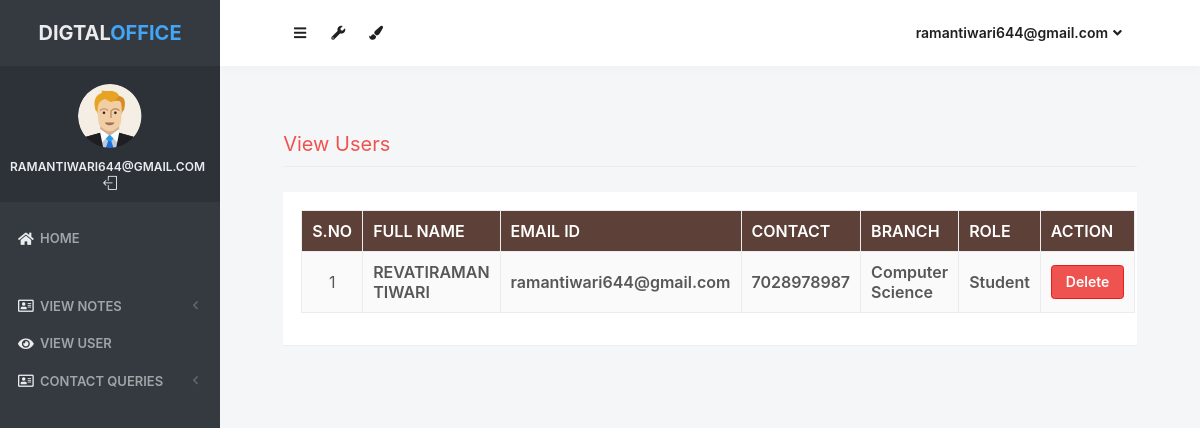
The page /view_users (signed in) on the database its author committed.
### notes/models.py (models this page shows, shortened)
class Signup(models.Model):
    user = models.ForeignKey(User,on_delete=models.CASCADE)
    contact = models.CharField(max_length=10)
    branch = models.CharField(max_length=30)
    role = models.CharField(max_length=15)

### notes/views.py (the view)
# urls.py: path('view_users', view_users, name='view_users'),
def view_users(request):
    if not request.user.is_authenticated:
        return redirect('login_admin')
    users = Signup.objects.all()
    d = {'users':users}
    return render(request,'view_users.html',d)

### notes/templates/view_users.html (shortened to what this page needs)
{% load static %}
<html lang="en" class="no-focus">
    <head>
        <link rel="stylesheet" href="{% static 'js/plugins/datatables/dataTables.bootstrap4.min.css' %}">
        <link rel="stylesheet" id="css-main" href="{% static 'css1/codebase.min.css' %}">
    </head>
    <body>
        <div id="page-container" class="sidebar-o sidebar-inverse side-scroll page-header-fixed main-content-narrow">
         {% include "sidebar.html" %}
            {% include "admin_nav.html" %}
            <main id="main-container">
                <div class="content">
                    <h2 class="content-heading text-danger">View Users</h2>
                    <div class="block">
                        <div class="block-content block-content-full">
                            <table class="table table-bordered table-striped table-vcenter js-dataTable-full-pagination" style="width:100%">
                                <thead class="text-white" style="background-color : #5d4037;">
                                    <tr>
                                        <th class="text-center">S.No</th>
                                        <th class="d-none d-sm-table-cell">Full Name</th>
                                        <th class="d-none d-sm-table-cell">Email ID</th>
                                        <th class="d-none d-sm-table-cell">Contact</th>
                                        <th class="d-none d-sm-table-cell">Branch</th>
                                        <th class="d-none d-sm-table-cell">Role</th>
                                        <th class="d-none d-sm-table-cell" style="width: 15%;">Action</th>
                                    </tr>
                                </thead>
                                {% for i in users %}
                                <tbody>
                                    <tr>
                                        <td class="text-center">{{forloop.counter}}</td>
                                        <td class="font-w600">{{i.user.first_name}} {{i.user.last_name}}</td>
					                    <td class="font-w600">{{i.user.username}}</td>
					                    <td class="font-w600">{{i.contact}}</td>
					                    <td class="font-w600">{{i.branch}}</td>
					                    <td class="font-w600">{{i.role}}</td>
					                    <td class="font-w600"><a href="{% url 'delete_users' i.user.id %}" class="btn btn-danger" onclick="return confirm('Are your sure to Delete ?')">Delete</a></td>
					                </tr>
                                        {% endfor %}
                                </tbody>
                            </table>
                        </div>
                    </div>
                </div>
            </main>
        </div>
 <link rel="stylesheet" href="https://use.fontawesome.com/releases/v5.6.3/css/all.css">
    </body>
</html>

### notes/templates/sidebar.html (shortened to what this page needs)
{% load static %}
   <nav id="sidebar">
                <div id="sidebar-scroll">
                    <div class="sidebar-content">
                        <div class="content-header content-header-fullrow px-15">
                            <div class="content-header-section text-center align-parent sidebar-mini-hidden">
                                <div class="content-header-item">
                                    <a class="link-effect font-w700" href="{% url 'admin_home' %}">
                                           <span class="font-size-xl text-dual-primary-dark">DIGTAL</span><span class="font-size-xl text-primary">OFFICE</span>
                                    </a>
                                </div>
                            </div>
                        </div>
                        <div class="content-side content-side-full content-side-user px-10 align-parent">
                            <div class="sidebar-mini-hidden-b text-center">
                                <a class="img-link" href="be_pages_generic_profile.html">
                                    <img class="img-avatar" src="{% static 'img/avatars/user1.png' %}" alt="">
                                </a>
                                <ul class="list-inline mt-10">
                                    <li class="list-inline-item">
                                        <a class="link-effect text-dual-primary-dark font-size-xs font-w600 text-uppercase" href="{% url 'admin_home' %}">{{ request.user.username }}</a>
                                    </li>
                                    <li class="list-inline-item">
                                        <a class="link-effect text-dual-primary-dark" href="{% url 'logout' %}">
                                            <i class="si si-logout"></i>
                                        </a>
                                    </li>
                                </ul>
                            </div>
                        </div>
                        <div class="content-side content-side-full">
                            <ul class="nav-main">
                                <li class="open">
                                    <a href="{% url 'admin_home' %}"><i class="fas fa-home"></i><span class="sidebar-mini-hide">Home</span></a>
                                </li>
                                <li class="nav-main-heading"><span class="sidebar-mini-visible">UI</span></li>
                                <li>
                                    <a class="nav-submenu" data-toggle="nav-submenu"><i class="far fa-address-card"></i>View Notes</a>
                                </li>
                                <li>
                                    <a  href="{% url 'view_users' %}"><i class="fas fa-eye"></i><span class="sidebar-mini-hide">View User</span></a>
                                </li>
                                <li>
                                    <a class="nav-submenu" data-toggle="nav-submenu"><i class="far fa-address-card"></i>Contact Queries</a>
                                </li>
                           </ul>
                        </div>
                    </div>
                </div>
            </nav>

### notes/templates/admin_nav.html (shortened to what this page needs)
{% load static %}
            <header id="page-header">
                <div class="content-header">
                    <div class="content-header-section">
                        <button type="button" class="btn btn-circle btn-dual-secondary" data-toggle="layout" data-action="sidebar_toggle">
                            <i class="fa fa-navicon"></i>
                        </button>
                        <div class="btn-group" role="group">
                            <button type="button" class="btn btn-circle btn-dual-secondary" id="page-header-options-dropdown" data-toggle="dropdown" aria-haspopup="true" aria-expanded="false">
                                <i class="fa fa-wrench"></i>
                            </button>
                        </div>
                        <div class="btn-group" role="group">
                            <button type="button" class="btn btn-circle btn-dual-secondary" id="page-header-themes-dropdown" data-toggle="dropdown" aria-haspopup="true" aria-expanded="false">
                                <i class="fa fa-paint-brush"></i>
                            </button>
                        </div>
                    </div>
                    <div class="content-header-section">
                        <div class="btn-group" role="group">
                            <button type="button" class="btn btn-rounded btn-dual-secondary" id="page-header-user-dropdown" data-toggle="dropdown" aria-haspopup="true" aria-expanded="false">
                                {{ request.user.username}}<i class="fa fa-angle-down ml-5"></i>
                            </button>
                        </div>
                    </div>
                </div>
            </header>

### rows shown on the page
Signup: user.first_name "REVATIRAMAN", user.last_name "TIWARI", user.username "ramantiwari644@gmail.com", contact "7028978987", branch "Computer Science", role "Student"

### other values the page prints
{{ request.user.username }} "RAMANTIWARI644@GMAIL.COM"
{{ request.user.username }} "ramantiwari644@gmail.com"
